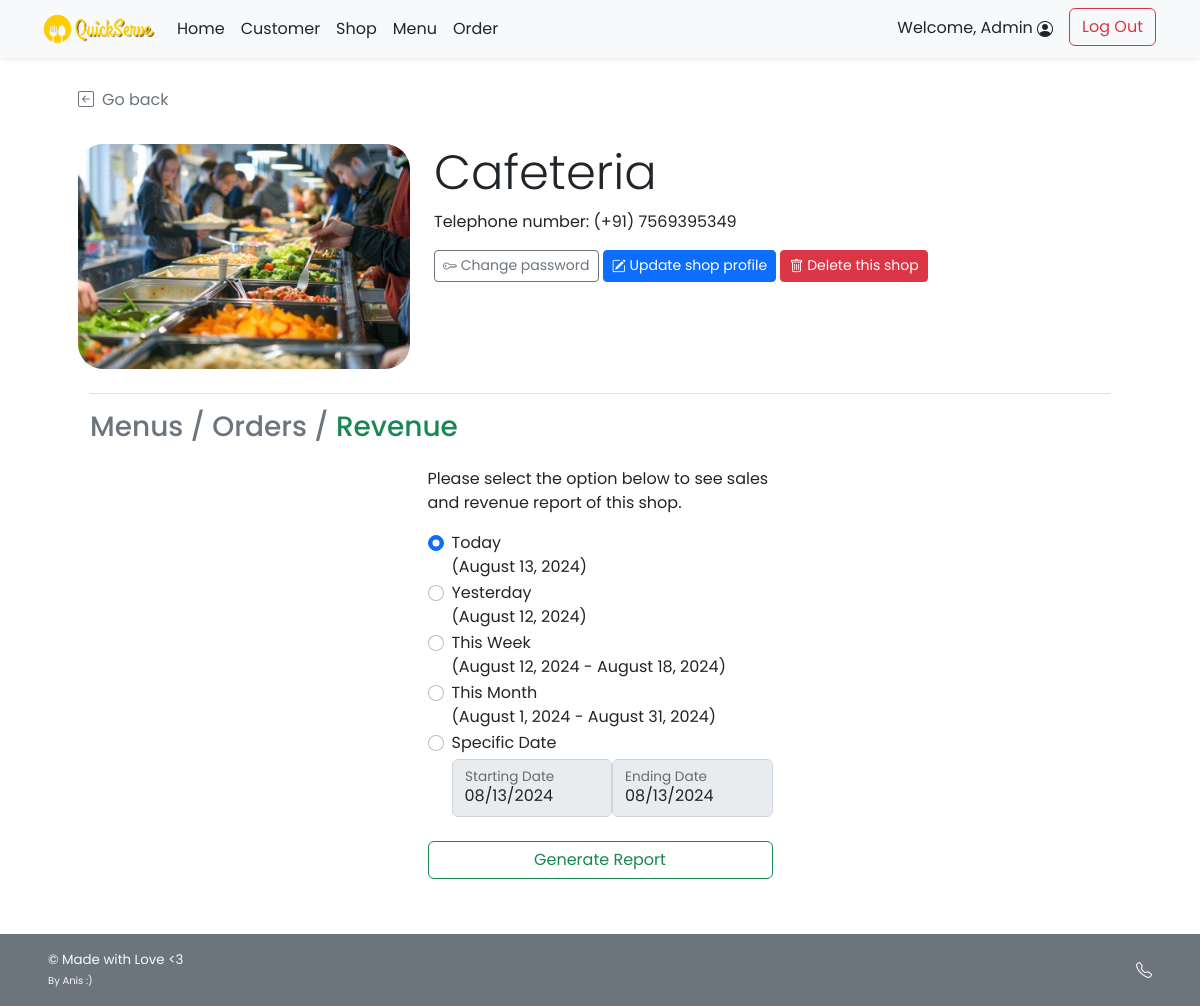
Screenshot of /admin/admin_shop_revenue.php?s_id=1 (signed in) with the database file from the repository.
### tables this page shows
CREATE TABLE `shop` (
  `s_username` varchar(45) NOT NULL,
  `s_pwd` varchar(45) NOT NULL,
  `s_name` varchar(100) NOT NULL,
  `s_location` varchar(100) NOT NULL,
  `s_email` varchar(100) NOT NULL,
  `s_phoneno` varchar(45) NOT NULL,
  `s_pic` text DEFAULT NULL,
  `s_id` int(11) NOT NULL
);

### admin/range_fn.php (called while the page is built, shortened)
<?php
    function rangeWeek ($datestr) {
        $dt = strtotime ($datestr);
        return array (
            "start" => date ('N', $dt) == 1 ? date ('Y-m-d', $dt) : date ('Y-m-d', strtotime ('last monday', $dt)),
            "end" => date('N', $dt) == 7 ? date ('Y-m-d', $dt) : date ('Y-m-d', strtotime ('next sunday', $dt))
        );
    }
    function rangeMonth ($datestr) {
        $dt = strtotime ($datestr);
        return array (
            "start" => date ('Y-m-d', strtotime ('first day of this month', $dt)),
            "end" => date ('Y-m-d', strtotime ('last day of this month', $dt))
        );
    }
?>

### admin/admin_shop_revenue.php (the view, shortened to what this page needs)
<!DOCTYPE html>
<html lang="en">
<head>
    <?php
        include("../conn_db.php");
        include('../head.php');
        include("range_fn.php");
    ?>
    <link href="../css/main.css" rel="stylesheet">
    <link href="../css/menu.css" rel="stylesheet">
    <link href="../css/login.css" rel="stylesheet">
</head>
<body class="d-flex flex-column h-100 bg-white">
    <?php include('nav_header_admin.php')?>
    <?php
        $s_id = $_GET["s_id"];
        $query = "SELECT s_name,s_location,s_phoneno,s_pic
        FROM shop WHERE s_id = {$s_id} LIMIT 0,1";
        $result = $mysqli -> query($query);
        $shop_row = $result -> fetch_array();
    ?>
    <div class="container px-5 py-4" id="shop-body">
        <a class="nav nav-item text-decoration-none text-muted mb-2" href="#" onclick="history.back();">
            <i class="bi bi-arrow-left-square me-2"></i>Go back
        </a>
        <div class="container row row-cols-6 row-cols-md-12 g-5 pt-4 mb-4" id="shop-header">
            <div class="rounded-25 col-6 col-md-4" id="shop-img" style="
                    background: url(
                        <?php
                            if(is_null($shop_row["s_pic"])){echo "'../img/default.png'";}
                            else{echo "'../img/{$shop_row['s_pic']}'";}
                        ?>
                    ) center; height: 225px;
                    background-size: cover; background-repeat: no-repeat; object-fit:fill;
                    background-position: center;">
            </div>
            <div class="col-6 col-md-8">
                <h1 class="display-5 strong"><?php echo $shop_row["s_name"];?></h1>
                <ul class="list-unstyled">
                    <li class="">Telephone number: <?php echo "(+91) ".$shop_row["s_phoneno"];?></li>
                </ul>
                <a class="btn btn-sm btn-outline-secondary" href="admin_shop_pwd.php?s_id=<?php echo $s_id?>">
            <i class="bi bi-key"></i>
            Change password
        </a>
        <a class="btn btn-sm btn-primary mt-2 mt-md-0" href="admin_shop_edit.php?s_id=<?php echo $s_id?>">
            <i class="bi bi-pencil-square"></i>
            Update shop profile
        </a>
        <a class="btn btn-sm btn-danger mt-2 mt-md-0" href="admin_shop_delete.php?s_id=<?php echo $s_id?>">
            <i class="bi bi-trash"></i>
            Delete this shop
        </a>
            </div>
        </div>
        <div class="container">
        <h3 class="border-top pt-3 my-2">
            <a class="text-decoration-none link-secondary" href="admin_shop_detail.php?s_id=<?php echo $s_id?>">Menus</a>
            <span class="text-secondary">/</span>
            <a class="nav-item text-decoration-none link-secondary" href="admin_shop_order.php?s_id=<?php echo $s_id?>">Orders</a></span>
            <span class="text-secondary">/</span>
            <a class="nav-item text-decoration-none link-success" href="admin_shop_revenue.php?s_id=<?php echo $s_id?>">Revenue</a></span>
        </h3>
        </div>
        <div class="container form-signin">
        <form method="GET" action="admin_shop_report.php" class="form-floating">
            <p>Please select the option below to see sales and revenue report of this shop.</p>
            <div class="form-check">
                <input class="form-check-input" type="radio" name="rev_mode" id="rev_mode1" value="1" checked onclick="switch_disable(0)">
                <label class="form-check-label" for="rev_mode1">
                    Today<br />(<?php echo date('F j, Y');?>)
                </label>
            </div>
            <div class="form-check">
                <input class="form-check-input" type="radio" name="rev_mode" id="rev_mode2" value="2" onclick="switch_disable(0)">
                <label class="form-check-label" for="rev_mode2">
                    Yesterday<br />(<?php echo (new Datetime()) -> sub(new DateInterval("P1D")) -> format('F j, Y');?>)
                </label>
            </div>
            <div class="form-check">
                <input class="form-check-input" type="radio" name="rev_mode" id="rev_mode3" value="3" onclick="switch_disable(0)">
                <label class="form-check-label" for="rev_mode3">
                    This Week<br /> (<?php
                    $weekrange = rangeWeek(date('Y-n-j'));
                    $week_start = (new Datetime($weekrange["start"])) -> format('F j, Y');
                    $week_end = (new Datetime($weekrange["end"])) -> format('F j, Y');
                    echo "{$week_start} - {$week_end}";
                    ?>)
                </label>
            </div>
            <div class="form-check">
                <input class="form-check-input" type="radio" name="rev_mode" id="rev_mode4" value="4" onclick="switch_disable(0)">
                <label class="form-check-label" for="rev_mode4">
                    This Month<br /> (<?php
                    $monthrange = rangeMonth(date('Y-n-j'));
                    $month_start = (new Datetime($monthrange["start"])) -> format('F j, Y');
                    $month_end = (new Datetime($monthrange["end"])) -> format('F j, Y');
                    echo "{$month_start} - {$month_end}";
                    ?>)
                </label>
            </div>
            <div class="form-check">
                <input class="form-check-input" type="radio" name="rev_mode" id="rev_mode5" value="5" onclick="switch_disable(1)">
                <label class="form-check-label" for="rev_mode5">
                    Specific Date<br />
                </label>
                <div class="row row-cols-2 g-0 mt-1 mb-2">
                    <div class="col">
                        <div class="form-floating">
                            <input type="date" class="form-control" id="start_date" placeholder="Starting Date"
                                value="<?php echo date('Y-m-d');?>" max="<?php echo date('Y-m-d');?>" name="start_date"
                                oninput="update_minrange()" disabled>
                            <label for="start_date">Starting Date</label>
                        </div>
                    </div>
                    <div class="col">
                        <div class="form-floating">
                            <input type="date" class="form-control" id="end_date" placeholder="Ending Date"
                                value="<?php echo date('Y-m-d');?>" max="<?php echo date('Y-m-d');?>" name="end_date" disabled>
                            <label for="end_date">Ending Date</label>
                        </div>
                    </div>
                </div>
            </div>
            <button class="w-100 btn btn-outline-success my-3" type="submit">Generate Report</button>
        </form>
    </div>
    </div>
    <?php include('admin_footer.php')?>
</body>
</html>

### css/main.css (style rules this page uses)
html { height: 100%; }
body { height: 100%; padding-top: 4rem; margin-bottom: -50px; font-family: 'Poppins', 'Noto Sans Thai', sans-serif; }
a { cursor: pointer; }
.bi { vertical-align: -.125em; fill: currentColor; }
.rounded-25 { border-radius: 25px; }

### css/menu.css (style rules this page uses)
html, body { height: 100%; }

### css/login.css (style rules this page uses)
html, body { height: 100%; font-family: 'Poppins', 'Noto Sans Thai', sans-serif; }
body { background-color: #f5f5f5; padding-top: 4rem; margin-bottom: -50px; }
.form-signin { width: 100%; max-width: 375px; padding: 15px; margin: auto; }
.rounded-25 { border-radius: 25px; }

### rows the page displays
shop: s_pic (picture), s_name "Cafeteria", s_phoneno "7569395349"

### other values shown
$_SESSION['firstname'] "Admin"
$week_start "August 12, 2024"
$week_end "August 18, 2024"
$month_start "August 1, 2024"
$month_end "August 31, 2024"
